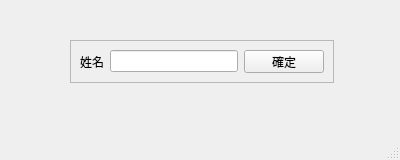
<?xml version="1.0" encoding="UTF-8"?>
<ui version="4.0">
 <class>MainWindow</class>
 <widget class="QMainWindow" name="MainWindow">
  <property name="geometry">
   <rect>
    <x>0</x>
    <y>0</y>
    <width>400</width>
    <height>160</height>
   </rect>
  </property>
  <property name="windowTitle">
   <string>MainWindow</string>
  </property>
  <widget class="QWidget" name="centralwidget">
   <widget class="QFrame" name="frame">
    <property name="geometry">
     <rect>
      <x>70</x>
      <y>40</y>
      <width>264</width>
      <height>43</height>
     </rect>
    </property>
    <property name="frameShape">
     <enum>QFrame::StyledPanel</enum>
    </property>
    <property name="frameShadow">
     <enum>QFrame::Raised</enum>
    </property>
    <layout class="QHBoxLayout" name="horizontalLayout">
     <item>
      <widget class="QLabel" name="label">
       <property name="text">
        <string>姓名</string>
       </property>
      </widget>
     </item>
     <item>
      <widget class="QLineEdit" name="lineEdit"/>
     </item>
     <item>
      <widget class="QPushButton" name="pushButton">
       <property name="text">
        <string>確定</string>
       </property>
      </widget>
     </item>
    </layout>
   </widget>
  </widget>
  <widget class="QMenuBar" name="menubar">
   <property name="geometry">
    <rect>
     <x>0</x>
     <y>0</y>
     <width>400</width>
     <height>22</height>
    </rect>
   </property>
  </widget>
  <widget class="QStatusBar" name="statusbar"/>
 </widget>
 <resources/>
 <connections/>
</ui>
